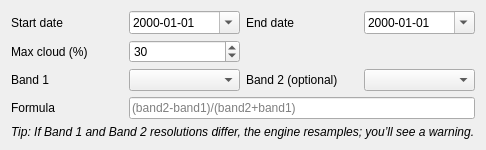
<?xml version="1.0" encoding="UTF-8"?>
<ui version="4.0">
 <class>CommonParamsForm</class>
 <widget class="QWidget" name="CommonParamsForm">
  <property name="windowTitle">
   <string>Common Params</string>
  </property>
  <layout class="QGridLayout" name="grid">
   <!-- Dates -->
   <item row="0" column="0">
    <widget class="QLabel" name="labelStart">
     <property name="text"><string>Start date</string></property>
    </widget>
   </item>
   <item row="0" column="1">
    <widget class="QDateEdit" name="startDate">
     <property name="calendarPopup"><bool>true</bool></property>
     <property name="displayFormat"><string>yyyy-MM-dd</string></property>
    </widget>
   </item>
   <item row="0" column="2">
    <widget class="QLabel" name="labelEnd">
     <property name="text"><string>End date</string></property>
    </widget>
   </item>
   <item row="0" column="3">
    <widget class="QDateEdit" name="endDate">
     <property name="calendarPopup"><bool>true</bool></property>
     <property name="displayFormat"><string>yyyy-MM-dd</string></property>
    </widget>
   </item>

   <!-- Cloud -->
   <item row="1" column="0">
    <widget class="QLabel" name="labelCloud">
     <property name="text"><string>Max cloud (%)</string></property>
    </widget>
   </item>
   <item row="1" column="1">
    <widget class="QSpinBox" name="cloudSpin">
     <property name="minimum"><number>0</number></property>
     <property name="maximum"><number>100</number></property>
     <property name="value"><number>30</number></property>
    </widget>
   </item>

   <!-- Bands -->
   <item row="2" column="0">
    <widget class="QLabel" name="labelBand1">
     <property name="text"><string>Band 1</string></property>
    </widget>
   </item>
   <item row="2" column="1">
    <widget class="QComboBox" name="band1Combo"/>
   </item>
   <item row="2" column="2">
    <widget class="QLabel" name="labelBand2">
     <property name="text"><string>Band 2 (optional)</string></property>
    </widget>
   </item>
   <item row="2" column="3">
    <widget class="QComboBox" name="band2Combo"/>
   </item>

   <!-- Formula -->
   <item row="3" column="0">
    <widget class="QLabel" name="labelFormula">
     <property name="text"><string>Formula</string></property>
    </widget>
   </item>
   <item row="3" column="1" colspan="3">
    <widget class="QLineEdit" name="formulaEdit">
     <property name="placeholderText"><string>(band2-band1)/(band2+band1)</string></property>
    </widget>
   </item>

   <!-- Hint -->
   <item row="4" column="0" colspan="4">
    <widget class="QLabel" name="hintLabel">
     <property name="text">
      <string>&lt;i&gt;Tip: If Band 1 and Band 2 resolutions differ, the engine resamples; you’ll see a warning.&lt;/i&gt;</string>
     </property>
    </widget>
   </item>
  </layout>
 </widget>
 <resources/>
 <connections/>
</ui>
